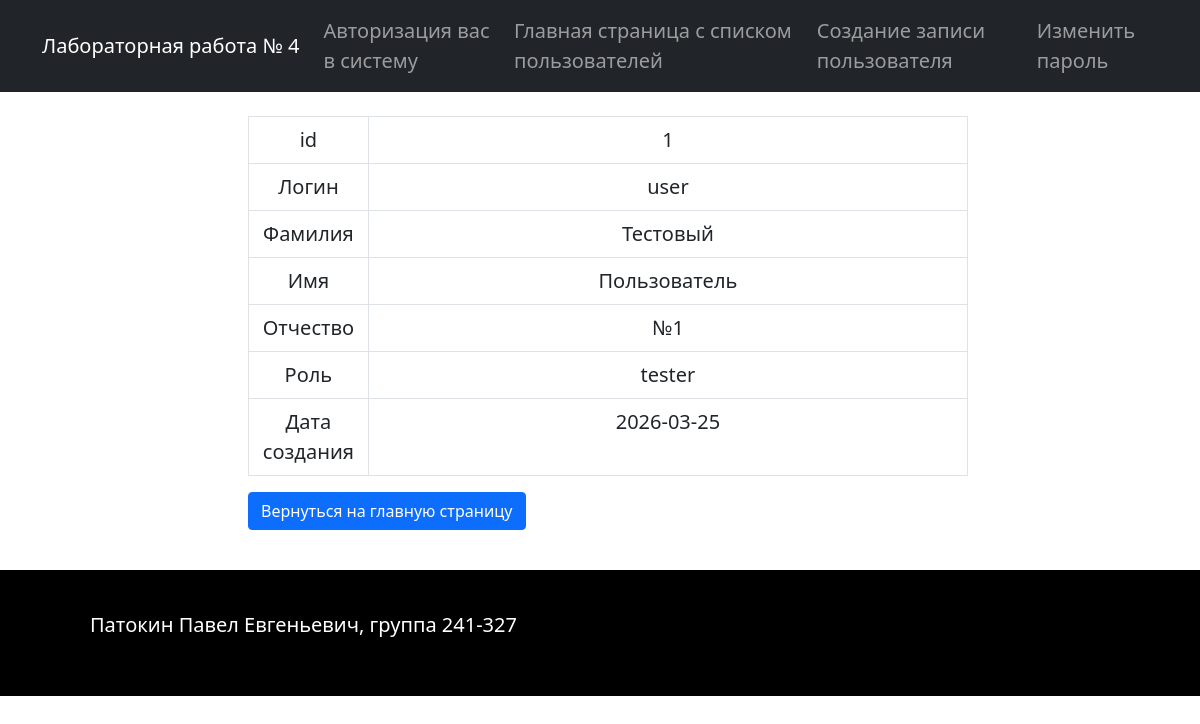
The app's page /record/1 with its own data.
### app/app.py (models this page shows)
class Users(db.Model):
    id = db.Column(db.Integer, primary_key=True)
    username = db.Column(db.String, nullable=False, unique=True)
    password = db.Column(db.String, nullable=False)
    name = db.Column(db.String, nullable=False)
    surname = db.Column(db.String, nullable=True)
    patronymic = db.Column(db.String, nullable=False)
    role = db.Column(db.String)
    date = db.Column(db.Date)

### app/app.py (the view)
@app.route('/record/<int:id>', methods=['GET'])
def record(id):
    data = Users.query.get(id)
    id = data.id
    username = data.username
    password = data.password
    name = data.name
    surname = data.surname
    patronymic = data.patronymic
    role = data.role
    date = data.date
    return render_template('record.html', id = id, username = username, password = password, name = name, surname = surname, patronymic = patronymic, role = role, date = date)

### app/templates/record.html
{% extends 'base.html' %}
{% block content %}
<div class="container-fluid">
    <div class="row justify-content-center">
        <div class = "col-md-8 mb-3 justify-content-start">
            <table class="table table-bordered m-2 text-center table-hover">
                <tr>
                    <td class="col-2">id</td>
                    <td class="col-10">{{ id }}</td>
                </tr>
                <tr>
                    <td class="col-2">Логин</td>
                    <td class="col-10">{{ username }}</td>
                </tr>
                <tr>
                    <td class="col-2">Фамилия</td>
                    <td class="col-10">{{ surname }}</td>
                </tr>
                <tr>
                    <td class="col-2">Имя</td>
                    <td class="col-10">{{ name }}</td>
                </tr>
                <tr>
                    <td class="col-2">Отчество</td>
                    <td class="col-10">{{ patronymic }}</td>
                </tr>
                <tr>
                    <td class="col-2">Роль</td>
                    <td class="col-10">{{ role }}</td>
                </tr>
                <tr>
                    <td class="col-2">Дата создания</td>
                    <td class="col-10">{{ date }}</td>
                </tr>
            </table>
            <a class="btn btn-primary m-2" href="{{ url_for('index') }}">Вернуться на главную страницу</a>
        </div>
    </div>
</div>
{% endblock %}

### app/static/styles.css (style rules this page uses)
body { font-size: 1.25rem; }

### records on screen
Users: username "user", surname "Тестовый", name "Пользователь", patronymic "№1", role "tester", date "2026-03-25"

### other values on screen
{{ id }} "1"
